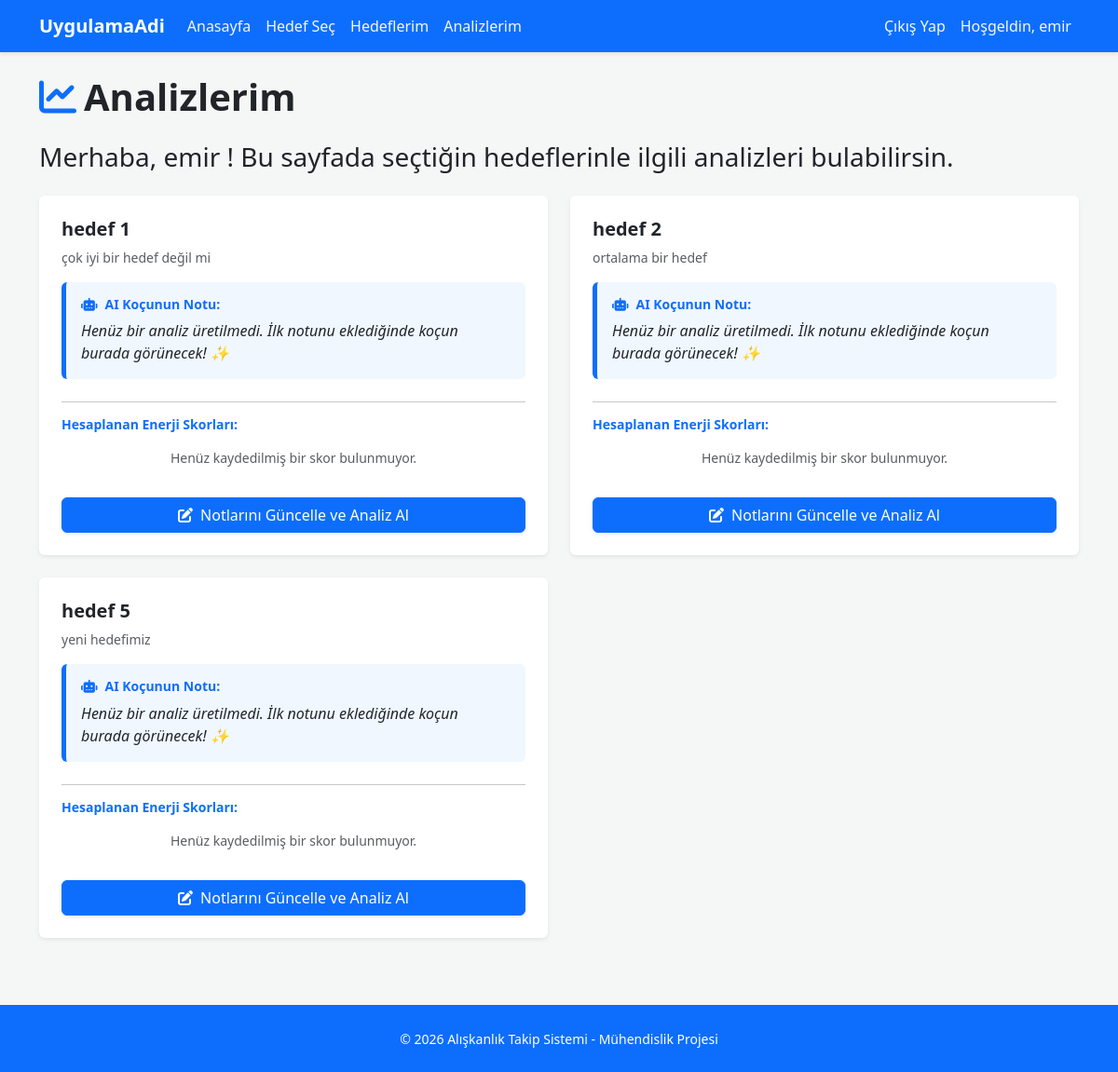
/analizlerim/ (signed in), run on an earlier commit of the app's database.
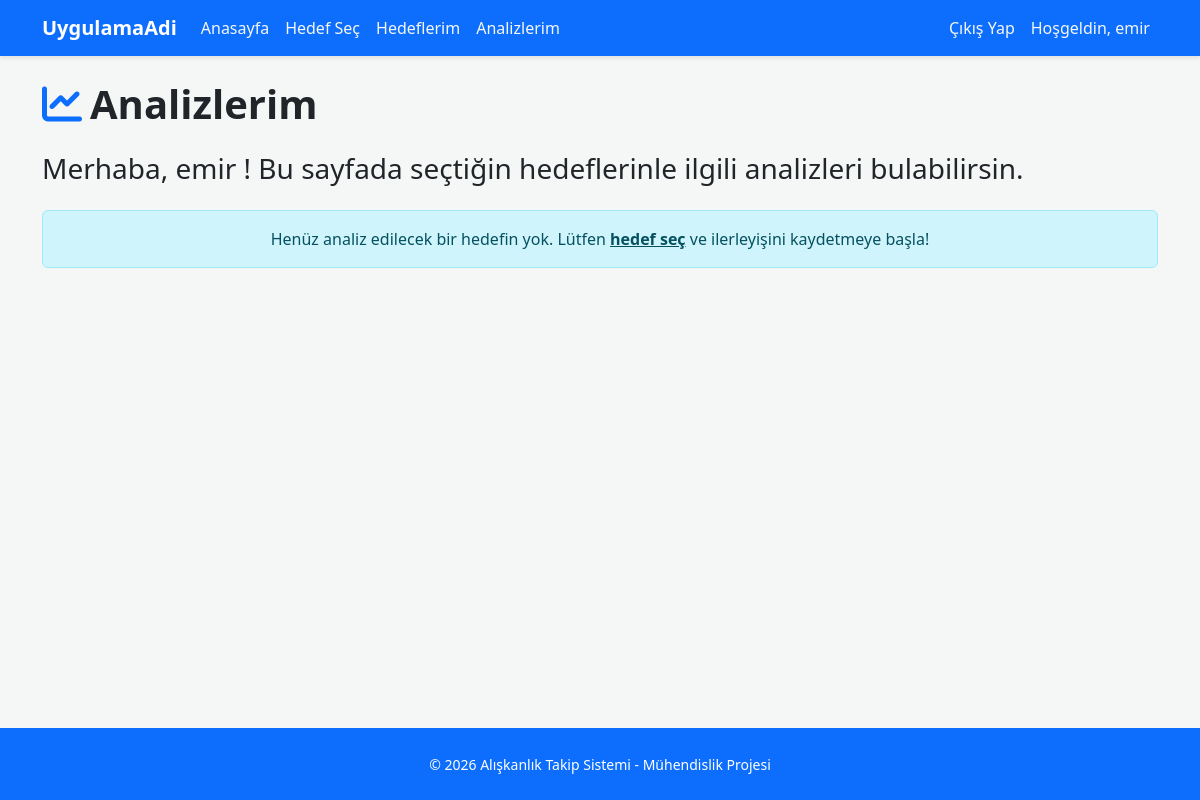
And on a later commit of the database.
### myApp/models.py (models this page shows, shortened)
class SecilenHedef(models.Model):
    user = models.ForeignKey(User, on_delete=models.CASCADE)
    hedef = models.ForeignKey(Hedef, on_delete=models.CASCADE)
    class Meta:
        verbose_name = "Seçilen Hedef"
        verbose_name_plural = "Seçilen Hedefler"

class Hedef(models.Model):
    baslik = models.CharField(max_length=100)
    ikon = models.CharField(max_length=100)
    aciklama = models.TextField()
    class Meta:
        verbose_name = "Hedef"
        verbose_name_plural = "Hedefler"

### myApp/views.py (the view)
# urls.py: path('analizlerim/', views.analizlerim, name='analizlerim'),
def analizlerim(request):
    secilen_hedefler = []
    if request.user.is_authenticated:
        secilen_hedefler = SecilenHedef.objects.filter(user=request.user)
    context = {
        'secilen_hedefler': secilen_hedefler
    }
    return render(request, 'myApp/analizlerim.html', context)

### myApp/templates/myApp/analizlerim.html
{% extends "base.html" %}
{% block content %}
    {% if user.is_authenticated %}
    <h1 class="fw-bold mb-4"><i class="fas fa-chart-line text-primary me-2"></i>Analizlerim</h1>
    <h3 class="mb-4">Merhaba, {{user.username}} ! Bu sayfada seçtiğin hedeflerinle ilgili analizleri bulabilirsin.</h3>
    {% if secilen_hedefler %}
        <div class="row">
            {% for s_hedef in secilen_hedefler %}
            <div class="col-md-6 mb-4">
                <div class="card shadow-sm border-0 h-100">
                    <div class="card-body p-4">
                        <h5 class="fw-bold">{{ s_hedef.hedef.baslik }}</h5>
                        <p class="text-muted small mb-3">{{ s_hedef.hedef.aciklama }}</p>
                        <div class="ai-koc-mesaji p-3 mb-4 rounded" style="background-color: #f0f7ff; border-left: 5px solid #0d6efd;">
                            <h6 class="fw-bold small text-primary"><i class="fas fa-robot me-2"></i>AI Koçunun Notu:</h6>
                            <p class="mb-0 fst-italic">
                                {% with last_note=s_hedef.hedefnot_set.last %}
                                    {% if last_note.ai_motivasyon_notu %}
                                        "{{ last_note.ai_motivasyon_notu }}"
                                    {% else %}
                                        Henüz bir analiz üretilmedi. İlk notunu eklediğinde koçun burada görünecek! ✨
                                    {% endif %}
                                {% endwith %}
                            </p>
                        </div>
                        <hr>
                        <div class="duygu-skorlari-alani">
                            <h6 class="fw-bold small text-primary mb-3">Hesaplanan Enerji Skorları:</h6>
                            {% for not in s_hedef.hedefnot_set.all %}
                                <div class="mb-3 p-3 border rounded bg-white shadow-sm">
                                    <div class="small text-dark mb-2" style="line-height: 1.5; word-wrap: break-word;">
                                         <i class="fas fa-quote-left text-muted me-2 small"></i>
                                         {{ not.not_metni }}
                                    </div>
                                    <div class="d-flex justify-content-between align-items-center border-top pt-2 mt-2">
                                        <span class="text-muted" style="font-size: 0.7rem;">AI Analizi</span>
                                        <span class="badge shadow-sm py-1 px-2 {% if not.duygu_skoru >= 3.5 %}bg-success{% elif not.duygu_skoru >= 2.5 %}bg-warning text-dark{% else %}bg-danger{% endif %}">
                     <i class="fas fa-bolt me-1"></i>Skor: {{ not.duygu_skoru|default:"-" }}/5
                                        </span>
                                    </div>
                                </div>
                            {% empty %}
                                <p class="text-muted small italic text-center">Henüz kaydedilmiş bir skor bulunmuyor.</p>
                            {% endfor %}
                        </div>
                        <a href="{% url 'hedeflerim' %}" class="btn btn-primary w-100 shadow-sm mt-3">
                            <i class="fas fa-edit me-2"></i>Notlarını Güncelle ve Analiz Al
                        </a>
                    </div>
                </div>
            </div>
            {% endfor %}
        </div>
    {% else %}
        <div class="alert alert-info text-center" role="alert">
            Henüz analiz edilecek bir hedefin yok. Lütfen <a href="{% url 'hedef_sec' %}" class="alert-link">hedef seç</a> ve ilerleyişini kaydetmeye başla!
        </div>
    {% endif %}
    {% else %}
        <div class="alert alert-info text-center" role="alert">
            Analizlerinizi görmek için lütfen <a href="{% url 'login' %}" class="alert-link">giriş yapın</a> veya <a href="{% url 'register' %}" class="alert-link">kayıt olun</a>.
        </div>
    {% endif %}
{% endblock %}

What changed in the data, as far as the page shows it:
removed SecilenHedef: hedef.baslik "hedef 1", hedef.aciklama "çok iyi bir hedef değil mi"
removed SecilenHedef: hedef.baslik "hedef 2", hedef.aciklama "ortalama bir hedef"
removed SecilenHedef: hedef.baslik "hedef 5", hedef.aciklama "yeni hedefimiz"
Also different on the page:
text now shown: "Henüz analiz edilecek bir hedefin yok. Lütfen hedef seç ve ilerleyişini kaydetmeye başla!"
